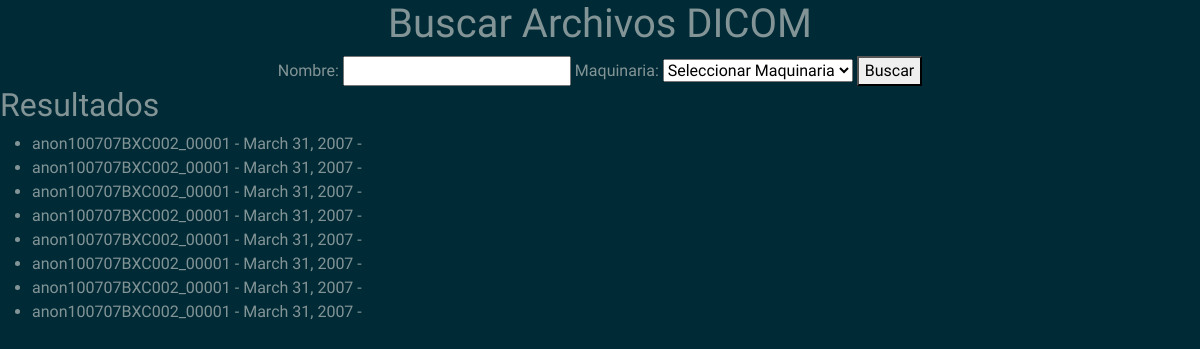
The app's page /session/buscar/ with its own data.
### session/models.py (models this page shows, shortened)
class ArchivoDicom(models.Model):
    archivo = models.FileField(upload_to='archivos_dicom/')
    nombre_paciente = models.CharField(max_length=255)
    fecha = models.DateField(null=True, blank=True)  # Permitir que la fecha sea nula
    nombre_estudio = models.CharField(max_length=255,null=True)
    genero = models.CharField(max_length=10,null=True)
    nombre_maquinaria = models.CharField(max_length=255,null=True)
    imagen_indexada = models.ImageField(upload_to='imagenes_indexadas/', null=True, blank=True)

### session/views.py (the view)
# urls.py: path('buscar/', buscar_archivos,name = 'buscar_archivo_dicom'),
def buscar_archivos(request):
    nombre = request.GET.get('nombre', '')
    archivos = ArchivoDicom.objects.all()
    maq= ArchivoDicom.objects.values_list("nombre_maquinaria",flat=True).distinct()
    if nombre:
        archivos = archivos.filter(nombre_paciente__icontains=nombre)
    context = {
        'archivos': archivos,
        'maquinarias': list(maq),
        'nombre': nombre,
    }
    return render(request, 'buscar_archivos_dicom.html', context)

### session/templates/buscar_archivos_dicom.html (shortened to what this page needs)
<!DOCTYPE html>
<html lang="en">
<head>
    <link rel="stylesheet" type="text/css" href="https://bootswatch.com/5/solar/bootstrap.min.css">
</head>
<center>
<body>
    <h1>Buscar Archivos DICOM</h1>
    <form method="get" action="">
        <label for="nombre">Nombre:</label>
        <input type="text" id="nombre" name="nombre" value="{{ nombre }}">
        <label for="maquinaria">Maquinaria:</label>
        <select id="maquinaria" name="maquinaria">
            <option value="" selected disabled = true>Seleccionar Maquinaria</option>
        </select>
        <button type="submit">Buscar</button>
    </form>
    </center>
    <h2>Resultados</h2>
    <ul>
        {% if archivos %}
            {% for archivo in archivos %}
                <li>{{ archivo.nombre_paciente }} - {{ archivo.fecha }} - {{ archivo.maquinaria.nombre }}</li>
            {% endfor %}
        {% else %}
            <li>No se encontraron resultados.</li>
        {% endif %}
    </ul>
</body>
</html>

### records on screen
ArchivoDicom: nombre_paciente "anon100707BXC002_00001", fecha "March 31, 2007"
ArchivoDicom: nombre_paciente "anon100707BXC002_00001", fecha "March 31, 2007"
ArchivoDicom: nombre_paciente "anon100707BXC002_00001", fecha "March 31, 2007"
ArchivoDicom: nombre_paciente "anon100707BXC002_00001", fecha "March 31, 2007"
ArchivoDicom: nombre_paciente "anon100707BXC002_00001", fecha "March 31, 2007"
ArchivoDicom: nombre_paciente "anon100707BXC002_00001", fecha "March 31, 2007"
ArchivoDicom: nombre_paciente "anon100707BXC002_00001", fecha "March 31, 2007"
ArchivoDicom: nombre_paciente "anon100707BXC002_00001", fecha "March 31, 2007"
